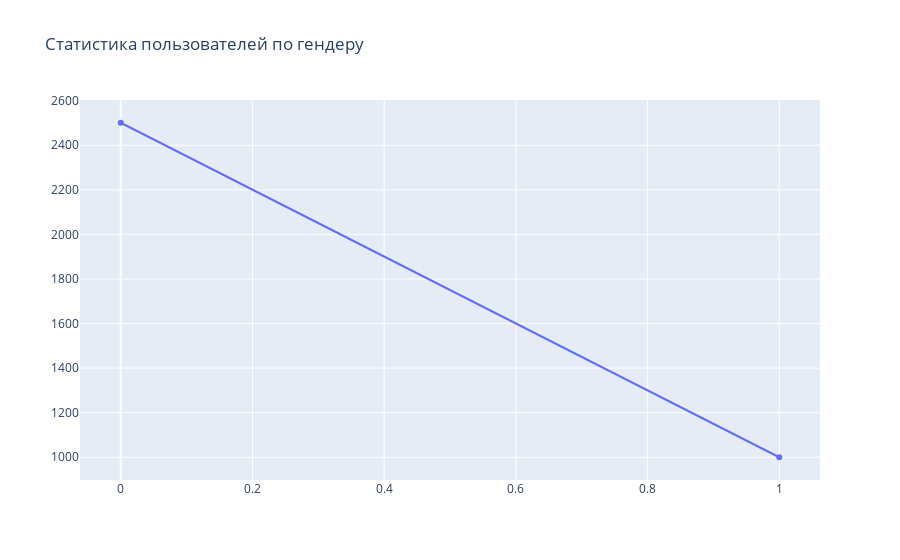

Source (notebook cell):
### Code cell
trace0 = go.Scatter(
    x=d.index,
    y=d.values,
    name='Count'
)

# объединяем графические объекты и задаем title графика в layout
data = [trace0]
layout = {'title': 'Статистика пользователей по гендеру'}

# cоздаем объект Figure и визуализируем его
fig = go.Figure(data=data, layout=layout)
#fig.show()
iplot(fig, show_link=False) # не показывать ссылку на экспортирование полотна

### Figure 1 — Plotly figure (JSON) as saved in the notebook; plotly's stock layout.template omitted (floating-point values rounded to 4 significant figures)
{"data": [{"name": "Count", "type": "scatter", "x": [0, 1], "y": [2501, 1000]}], "layout": {"title": {"text": "Статистика пользователей по гендеру"}}}
